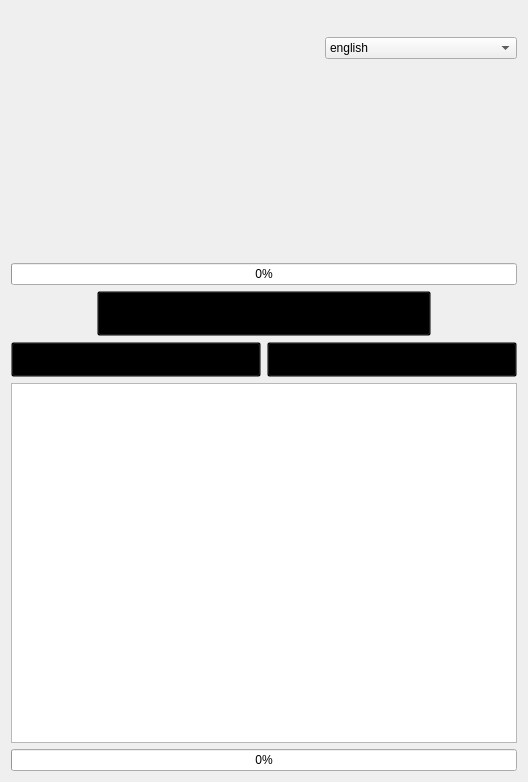
<?xml version="1.0" encoding="UTF-8"?>
<ui version="4.0">
 <class>NemesisMainGUIClass</class>
 <widget class="QWidget" name="NemesisMainGUIClass">
  <property name="geometry">
   <rect>
    <x>0</x>
    <y>0</y>
    <width>528</width>
    <height>782</height>
   </rect>
  </property>
  <property name="sizePolicy">
   <sizepolicy hsizetype="Fixed" vsizetype="Expanding">
    <horstretch>0</horstretch>
    <verstretch>0</verstretch>
   </sizepolicy>
  </property>
  <property name="minimumSize">
   <size>
    <width>528</width>
    <height>559</height>
   </size>
  </property>
  <property name="maximumSize">
   <size>
    <width>700</width>
    <height>800</height>
   </size>
  </property>
  <property name="windowTitle">
   <string>NemesisMainGUI</string>
  </property>
  <property name="styleSheet">
   <string notr="true">background-image: url(:/background/Resources/background.png);</string>
  </property>
  <layout class="QGridLayout" name="gridLayout">
   <property name="sizeConstraint">
    <enum>QLayout::SetDefaultConstraint</enum>
   </property>
   <item row="6" column="0" colspan="10">
    <widget class="QProgressBar" name="animProgressBar">
     <property name="toolTip">
      <string>Green - Good
Yellow - OK
Red - Danger</string>
     </property>
     <property name="maximum">
      <number>10000</number>
     </property>
     <property name="value">
      <number>0</number>
     </property>
     <property name="alignment">
      <set>Qt::AlignCenter</set>
     </property>
    </widget>
   </item>
   <item row="7" column="0">
    <spacer name="horizontalSpacer">
     <property name="orientation">
      <enum>Qt::Horizontal</enum>
     </property>
     <property name="sizeType">
      <enum>QSizePolicy::Fixed</enum>
     </property>
     <property name="sizeHint" stdset="0">
      <size>
       <width>80</width>
       <height>20</height>
      </size>
     </property>
    </spacer>
   </item>
   <item row="15" column="0" colspan="10">
    <widget class="QTextBrowser" name="textBrowser">
     <property name="sizePolicy">
      <sizepolicy hsizetype="Expanding" vsizetype="Expanding">
       <horstretch>0</horstretch>
       <verstretch>0</verstretch>
      </sizepolicy>
     </property>
     <property name="maximumSize">
      <size>
       <width>16777215</width>
       <height>1000</height>
      </size>
     </property>
     <property name="sizeAdjustPolicy">
      <enum>QAbstractScrollArea::AdjustToContents</enum>
     </property>
     <property name="html">
      <string>&lt;!DOCTYPE HTML PUBLIC &quot;-//W3C//DTD HTML 4.0//EN&quot; &quot;http://www.w3.org/TR/REC-html40/strict.dtd&quot;&gt;
&lt;html&gt;&lt;head&gt;&lt;meta name=&quot;qrichtext&quot; content=&quot;1&quot; /&gt;&lt;style type=&quot;text/css&quot;&gt;
p, li { white-space: pre-wrap; }
&lt;/style&gt;&lt;/head&gt;&lt;body style=&quot; font-family:'MS Shell Dlg 2'; font-size:8.25pt; font-weight:400; font-style:normal;&quot;&gt;
&lt;p style=&quot;-qt-paragraph-type:empty; margin-top:0px; margin-bottom:0px; margin-left:0px; margin-right:0px; -qt-block-indent:0; text-indent:0px;&quot;&gt;&lt;br /&gt;&lt;/p&gt;&lt;/body&gt;&lt;/html&gt;</string>
     </property>
    </widget>
   </item>
   <item row="10" column="0" colspan="5">
    <widget class="QPushButton" name="buttonCheck">
     <property name="sizePolicy">
      <sizepolicy hsizetype="Expanding" vsizetype="Fixed">
       <horstretch>0</horstretch>
       <verstretch>0</verstretch>
      </sizepolicy>
     </property>
     <property name="minimumSize">
      <size>
       <width>250</width>
       <height>35</height>
      </size>
     </property>
     <property name="maximumSize">
      <size>
       <width>500</width>
       <height>16777215</height>
      </size>
     </property>
     <property name="font">
      <font>
       <family>Cambria</family>
       <pointsize>12</pointsize>
      </font>
     </property>
     <property name="cursor">
      <cursorShape>PointingHandCursor</cursorShape>
     </property>
     <property name="styleSheet">
      <string notr="true">background-color: transparent;
background-image: url(:/background/Resources/button-update-test.png);</string>
     </property>
     <property name="text">
      <string>Conflict Test</string>
     </property>
    </widget>
   </item>
   <item row="16" column="0" colspan="10">
    <widget class="QProgressBar" name="progressBar">
     <property name="value">
      <number>0</number>
     </property>
     <property name="alignment">
      <set>Qt::AlignCenter</set>
     </property>
    </widget>
   </item>
   <item row="0" column="0" rowspan="2">
    <spacer name="horizontalSpacer_14">
     <property name="orientation">
      <enum>Qt::Horizontal</enum>
     </property>
     <property name="sizeType">
      <enum>QSizePolicy::Fixed</enum>
     </property>
     <property name="sizeHint" stdset="0">
      <size>
       <width>80</width>
       <height>20</height>
      </size>
     </property>
    </spacer>
   </item>
   <item row="0" column="1" rowspan="2">
    <spacer name="horizontalSpacer_13">
     <property name="orientation">
      <enum>Qt::Horizontal</enum>
     </property>
     <property name="sizeHint" stdset="0">
      <size>
       <width>20</width>
       <height>20</height>
      </size>
     </property>
    </spacer>
   </item>
   <item row="7" column="9">
    <spacer name="horizontalSpacer_3">
     <property name="orientation">
      <enum>Qt::Horizontal</enum>
     </property>
     <property name="sizeType">
      <enum>QSizePolicy::Fixed</enum>
     </property>
     <property name="sizeHint" stdset="0">
      <size>
       <width>80</width>
       <height>20</height>
      </size>
     </property>
    </spacer>
   </item>
   <item row="10" column="5" colspan="5">
    <widget class="QPushButton" name="buttonUpdate">
     <property name="sizePolicy">
      <sizepolicy hsizetype="Expanding" vsizetype="Fixed">
       <horstretch>0</horstretch>
       <verstretch>0</verstretch>
      </sizepolicy>
     </property>
     <property name="minimumSize">
      <size>
       <width>250</width>
       <height>35</height>
      </size>
     </property>
     <property name="maximumSize">
      <size>
       <width>500</width>
       <height>16777215</height>
      </size>
     </property>
     <property name="font">
      <font>
       <family>Cambria</family>
       <pointsize>12</pointsize>
      </font>
     </property>
     <property name="cursor">
      <cursorShape>PointingHandCursor</cursorShape>
     </property>
     <property name="styleSheet">
      <string notr="true">background-color: transparent;
background-image: url(:/background/Resources/button-update-test.png);</string>
     </property>
     <property name="text">
      <string>Update Engine</string>
     </property>
    </widget>
   </item>
   <item row="5" column="0" colspan="10">
    <widget class="BehaviorListView" name="modView">
     <property name="sizePolicy">
      <sizepolicy hsizetype="Expanding" vsizetype="Fixed">
       <horstretch>0</horstretch>
       <verstretch>0</verstretch>
      </sizepolicy>
     </property>
     <property name="minimumSize">
      <size>
       <width>0</width>
       <height>0</height>
      </size>
     </property>
     <property name="maximumSize">
      <size>
       <width>510</width>
       <height>300</height>
      </size>
     </property>
     <property name="styleSheet">
      <string notr="true">background: transparent</string>
     </property>
     <property name="frameShape">
      <enum>QFrame::NoFrame</enum>
     </property>
     <property name="editTriggers">
      <set>QAbstractItemView::EditKeyPressed|QAbstractItemView::SelectedClicked</set>
     </property>
     <property name="dragEnabled">
      <bool>true</bool>
     </property>
     <property name="dragDropMode">
      <enum>QAbstractItemView::DragDrop</enum>
     </property>
     <property name="defaultDropAction">
      <enum>Qt::MoveAction</enum>
     </property>
     <property name="alternatingRowColors">
      <bool>true</bool>
     </property>
     <property name="selectionMode">
      <enum>QAbstractItemView::ExtendedSelection</enum>
     </property>
     <property name="sortingEnabled">
      <bool>true</bool>
     </property>
     <property name="expandsOnDoubleClick">
      <bool>false</bool>
     </property>
     <attribute name="headerDefaultSectionSize">
      <number>20</number>
     </attribute>
     <attribute name="headerStretchLastSection">
      <bool>false</bool>
     </attribute>
    </widget>
   </item>
   <item row="7" column="1" colspan="8">
    <widget class="QPushButton" name="buttonLaunch">
     <property name="sizePolicy">
      <sizepolicy hsizetype="Expanding" vsizetype="Fixed">
       <horstretch>0</horstretch>
       <verstretch>0</verstretch>
      </sizepolicy>
     </property>
     <property name="minimumSize">
      <size>
       <width>200</width>
       <height>45</height>
      </size>
     </property>
     <property name="font">
      <font>
       <family>Cambria</family>
       <pointsize>12</pointsize>
       <weight>75</weight>
       <bold>true</bold>
      </font>
     </property>
     <property name="cursor">
      <cursorShape>PointingHandCursor</cursorShape>
     </property>
     <property name="styleSheet">
      <string notr="true">background-color: transparent;
background-image: url(:/background/Resources/button-launch.png);</string>
     </property>
     <property name="text">
      <string>Launch Nemesis Behavior Engine</string>
     </property>
    </widget>
   </item>
   <item row="0" column="8">
    <spacer name="horizontalSpacer_15">
     <property name="orientation">
      <enum>Qt::Horizontal</enum>
     </property>
     <property name="sizeHint" stdset="0">
      <size>
       <width>20</width>
       <height>20</height>
      </size>
     </property>
    </spacer>
   </item>
   <item row="0" column="9">
    <spacer name="horizontalSpacer_2">
     <property name="orientation">
      <enum>Qt::Horizontal</enum>
     </property>
     <property name="sizeType">
      <enum>QSizePolicy::Fixed</enum>
     </property>
     <property name="sizeHint" stdset="0">
      <size>
       <width>80</width>
       <height>20</height>
      </size>
     </property>
    </spacer>
   </item>
   <item row="1" column="8" colspan="2">
    <widget class="QComboBox" name="comboBox">
     <property name="sizePolicy">
      <sizepolicy hsizetype="Preferred" vsizetype="Fixed">
       <horstretch>0</horstretch>
       <verstretch>0</verstretch>
      </sizepolicy>
     </property>
     <property name="minimumSize">
      <size>
       <width>0</width>
       <height>0</height>
      </size>
     </property>
     <property name="maximumSize">
      <size>
       <width>500</width>
       <height>16777215</height>
      </size>
     </property>
     <property name="contextMenuPolicy">
      <enum>Qt::ActionsContextMenu</enum>
     </property>
     <property name="layoutDirection">
      <enum>Qt::LeftToRight</enum>
     </property>
     <item>
      <property name="text">
       <string>english</string>
      </property>
     </item>
     <item>
      <property name="text">
       <string>dutch</string>
      </property>
     </item>
     <item>
      <property name="text">
       <string>chinese</string>
      </property>
     </item>
     <item>
      <property name="text">
       <string>japanese</string>
      </property>
     </item>
    </widget>
   </item>
   <item row="0" column="3" rowspan="2" colspan="4">
    <widget class="QLabel" name="label">
     <property name="sizePolicy">
      <sizepolicy hsizetype="Fixed" vsizetype="Fixed">
       <horstretch>0</horstretch>
       <verstretch>0</verstretch>
      </sizepolicy>
     </property>
     <property name="minimumSize">
      <size>
       <width>0</width>
       <height>40</height>
      </size>
     </property>
     <property name="maximumSize">
      <size>
       <width>240</width>
       <height>55</height>
      </size>
     </property>
     <property name="font">
      <font>
       <family>Cambria</family>
       <pointsize>16</pointsize>
       <weight>75</weight>
       <bold>true</bold>
      </font>
     </property>
     <property name="styleSheet">
      <string notr="true">color: rgb(255, 255, 255);
background-image: url(:/background/Resources/title.png);</string>
     </property>
     <property name="pixmap">
      <pixmap resource="NemesisMainGUI.qrc">:/background/Resources/title header 2.jpg</pixmap>
     </property>
     <property name="scaledContents">
      <bool>true</bool>
     </property>
     <property name="alignment">
      <set>Qt::AlignCenter</set>
     </property>
    </widget>
   </item>
   <item row="0" column="2" rowspan="2">
    <spacer name="horizontalSpacer_5">
     <property name="orientation">
      <enum>Qt::Horizontal</enum>
     </property>
     <property name="sizeType">
      <enum>QSizePolicy::Fixed</enum>
     </property>
     <property name="sizeHint" stdset="0">
      <size>
       <width>40</width>
       <height>20</height>
      </size>
     </property>
    </spacer>
   </item>
   <item row="0" column="7" rowspan="2">
    <spacer name="horizontalSpacer_4">
     <property name="orientation">
      <enum>Qt::Horizontal</enum>
     </property>
     <property name="sizeType">
      <enum>QSizePolicy::Fixed</enum>
     </property>
     <property name="sizeHint" stdset="0">
      <size>
       <width>40</width>
       <height>20</height>
      </size>
     </property>
    </spacer>
   </item>
  </layout>
 </widget>
 <layoutdefault spacing="6" margin="11"/>
 <customwidgets>
  <customwidget>
   <class>BehaviorListView</class>
   <extends>QTreeView</extends>
   <header>behaviorlistview.h</header>
  </customwidget>
 </customwidgets>
 <resources>
  <include location="NemesisMainGUI.qrc"/>
 </resources>
 <connections/>
</ui>
